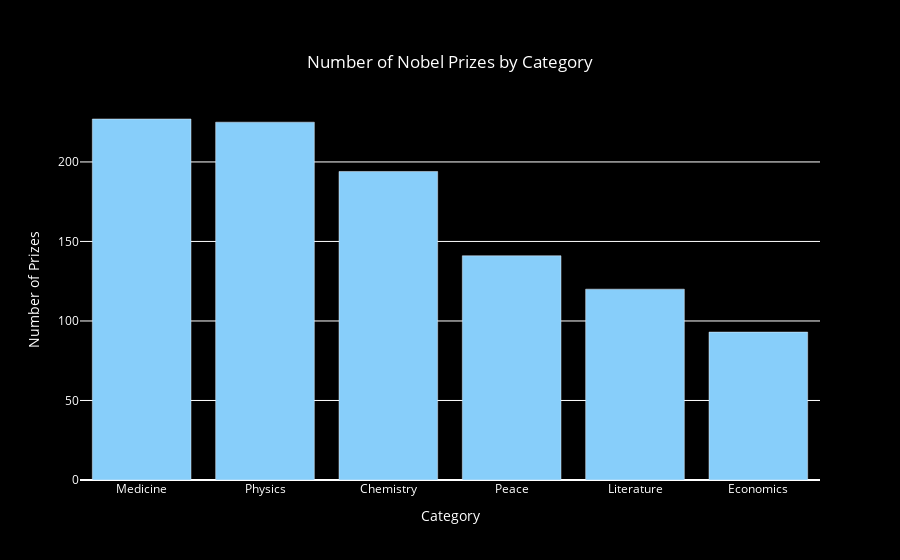

Notebook source saved alongside this figure:
### Code cell
import plotly.graph_objects as go
category_counts = nobel['category'].value_counts().reset_index()
category_counts.columns = ['Category', 'Count']

category_counts = category_counts.sort_values(by='Count', ascending=False)

fig = go.Figure(data=[go.Bar(
    x=category_counts['Category'],
    y=category_counts['Count'],
    marker_color='lightskyblue'
)])

fig.update_layout(
    title={
        'text': 'Number of Nobel Prizes by Category',
        'y':0.9,
        'x':0.5,
        'xanchor': 'center',
        'yanchor': 'top'
    },
    xaxis_title="Category",
    yaxis_title="Number of Prizes",
    paper_bgcolor='black',
    plot_bgcolor='black',
    font=dict(color='white'),
    bargap=0.2
)

fig.show()

### Figure 1 — Plotly figure (JSON) as saved in the notebook; plotly's stock layout.template omitted (floating-point values rounded to 4 significant figures)
{"data": [{"marker": {"color": "lightskyblue"}, "type": "bar", "x": ["Medicine", "Physics", "Chemistry", "Peace", "Literature", "Economics"], "y": [227, 225, 194, 141, 120, 93]}], "layout": {"bargap": 0.2, "font": {"color": "white"}, "paper_bgcolor": "black", "plot_bgcolor": "black", "title": {"text": "Number of Nobel Prizes by Category", "x": 0.5, "xanchor": "center", "y": 0.9, "yanchor": "top"}, "xaxis": {"title": {"text": "Category"}}, "yaxis": {"title": {"text": "Number of Prizes"}}}}
